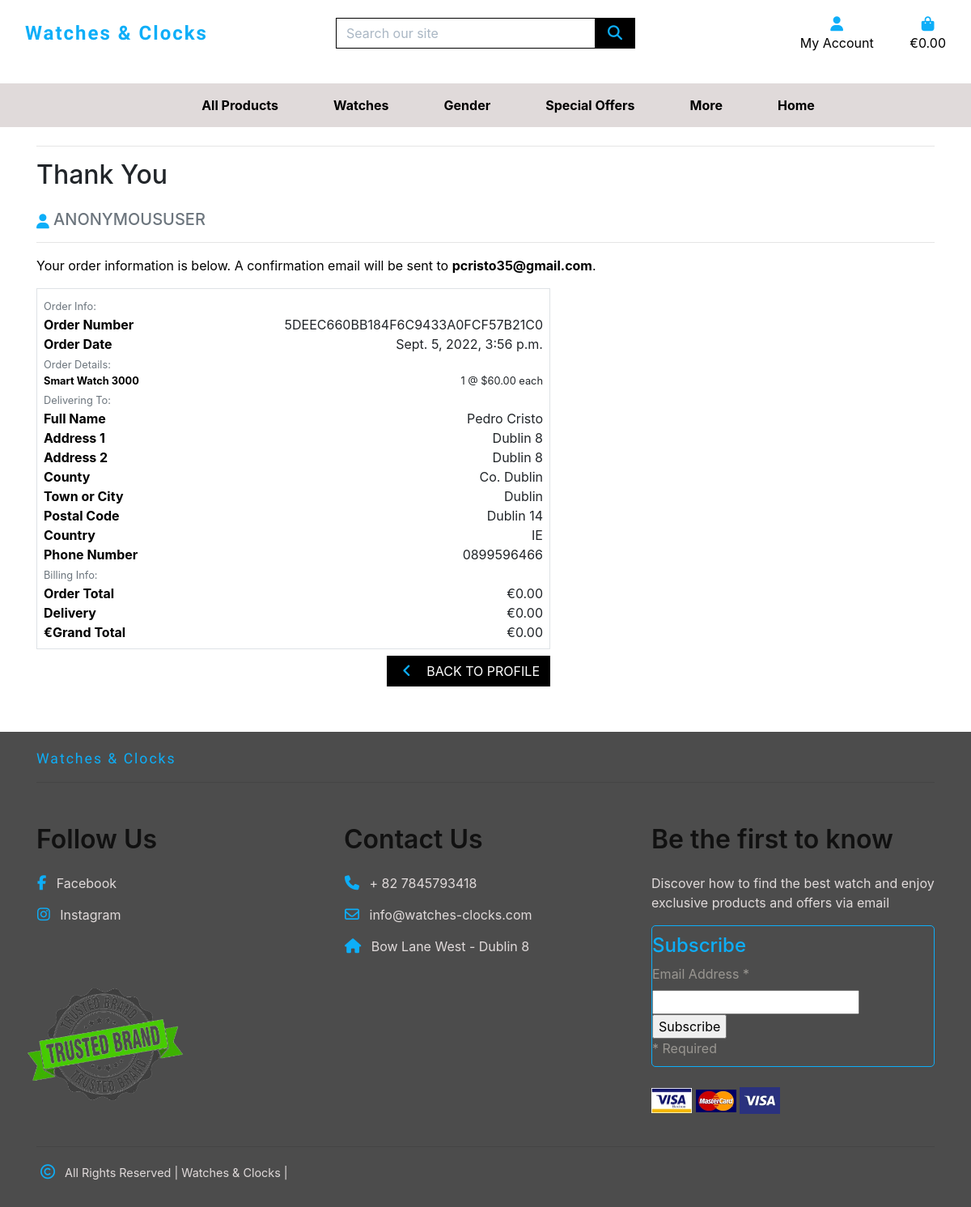
/profile/order_history/5DEEC660BB184F6C9433A0FCF57B21C0, run on the app's committed database.
### checkout/models.py (models this page shows, shortened)
class Order(models.Model):
    order_number = models.CharField(max_length=32, null=False, editable=False)
    user_profile = models.ForeignKey(UserProfile, on_delete=models.SET_NULL,
                                     null=True, blank=True, related_name='orders')
    full_name = models.CharField(max_length=50, null=False, blank=False)
    email = models.EmailField(max_length=254, null=False, blank=False)
    phone_number = models.CharField(max_length=20, null=False, blank=False)
    country = CountryField(blank_label='Country *', null=False, blank=False)
    postcode = models.CharField(max_length=20, null=True, blank=True)
    town_or_city = models.CharField(max_length=40, null=False, blank=False)
    street_address1 = models.CharField(max_length=80, null=False, blank=False)
    street_address2 = models.CharField(max_length=80, null=True, blank=True)
    county = models.CharField(max_length=80, null=True, blank=True)
    date = models.DateTimeField(auto_now_add=True)
    delivery_cost = models.DecimalField(max_digits=6, decimal_places=2, null=False, default=0)
    order_total = models.DecimalField(max_digits=10, decimal_places=2, null=False, default=0)
    grand_total = models.DecimalField(max_digits=10, decimal_places=2, null=False, default=0)
    original_bag = models.TextField(null=False, blank=False, default='')
    stripe_pid = models.CharField(max_length=254, null=False, blank=False, default='')

class OrderLineItem(models.Model):
    order = models.ForeignKey(Order, null=False, blank=False, on_delete=models.CASCADE, related_name='lineitems')
    product = models.ForeignKey(Product, null=False, blank=False, on_delete=models.CASCADE)
    product_size = models.CharField(max_length=2, null=True, blank=True) # XS, S, M, L, XL
    quantity = models.IntegerField(null=False, blank=False, default=0)
    lineitem_total = models.DecimalField(max_digits=6, decimal_places=2, null=False, blank=False, editable=False)

### products/models.py (models this page shows, shortened)
class Product(models.Model):
    category = models.ForeignKey(
        'Category', null=True, blank=True, on_delete=models.SET_NULL)
    gender_category = models.ForeignKey(
        'Gender_category', null=True, blank=True, on_delete=models.SET_NULL)
    sku = models.CharField(max_length=254, null=True, blank=True)
    name = models.CharField(max_length=254)
    description = models.TextField()
    watch_details = models.TextField()
    features = models.TextField()
    has_sizes = models.BooleanField(default=False, null=True, blank=True)
    old_price = models.DecimalField(default=0,
        max_digits=6, decimal_places=2)
    price = models.DecimalField(
        max_digits=6, decimal_places=2)
    rating = models.DecimalField(
        max_digits=6, decimal_places=2, null=True, blank=True)
    image_url = models.URLField(max_length=1024, null=True, blank=True)
    image = models.ImageField(upload_to='products_images/', null=True, blank=True)
    product_status = models.ForeignKey(
        'Product_status', null=True, blank=True, on_delete=models.SET_NULL)
    featured = models.BooleanField(default=False)
    promotion = models.BooleanField(default=False)
    comming_soon = models.BooleanField(default=False)

### profiles/views.py (the view)
# urls.py: path('order_history/<order_number>', views.order_history, name='order_history'),
def order_history(request, order_number):
    order = get_object_or_404(Order, order_number=order_number)
    messages.info(request, (
        f'This is a past confirmation for order number {order_number}. '
        'A confirmation email was sent on the order date.'
    ))
    template = 'checkout/checkout_success.html'
    context = {
        'order': order,
        'from_profile': True,
    }
    return render(request, template, context)

### bag/contexts.py (called while the page is built, shortened)
def bag_contents(request):
    bag_items = []
    total = 0
    product_count = 0
    bag = request.session.get('bag', {})
    if total < settings.FREE_DELIVERY_THRESHOLD:
        delivery = total * Decimal(settings.STANDARD_DELIVERY_PERCENTAGE / 100)
        free_delivery_delta = settings.FREE_DELIVERY_THRESHOLD - total
    else:
        delivery = 0
        free_delivery_delta = 0
    grand_total = delivery + total
    context = {
        'bag_items': bag_items,
        'total': total,
        'product_count': product_count,
        'delivery': delivery,
        'free_delivery_delta': free_delivery_delta,
        'free_delivery_threshold': settings.FREE_DELIVERY_THRESHOLD,
        'grand_total': grand_total,
    }
    return context

### banners/context_processors.py (called while the page is built)
def banner_carousel(request):
    banners_carousel =  BannerCarousel.objects.filter(featured=True)
    context = {
        'banners_carousel': banners_carousel,
    }
    return context

def banner_bottom(request):
    home_banner_bottom = BannerBottom.objects.filter(featured=True)
    context = {
        'home_banner_bottom': home_banner_bottom,
    }
    return context

def banner_vertival(request):
    banner_vertival = BannerVerical.objects.filter(featured=True)
    context = {
        'banner_vertival': banner_vertival,
    }
    return context

### products/context_processors.py (called while the page is built)
def products_selected(request):
    products_selected = Product.objects.filter(featured=True)
    context = {
        'products_selected': products_selected,
    }
    return context

def products_promotion(request):
    products_promotion = Product.objects.filter(promotion=True)
    context = {
        'products_promotion': products_promotion,
    }
    return context

def comming_soon(request):
    comming_soon = Product.objects.filter(comming_soon=True)
    context = {
        'comming_soon': comming_soon,
    }
    return context

### reviews/context_processors.py (called while the page is built)
def service_reviews(request):
    service_reviews = Reviews.objects.filter(
        approved=True).order_by("-timestamp")
    context = {
        'service_reviews': service_reviews,
    }
    return context

### checkout/templates/checkout/checkout_success.html (shortened to what this page needs)
{% extends "base.html" %}
{% load static %}
{% block page_header %}
    <div class="container header-container">
    </div>
{% endblock %}
{% block content %}
<div class="overlay"></div>
<div class="container">
    <div class="row">
        <div class="col">
            <hr>
            <h2 class="logo-font mb-4">Thank You</h2>
            <h5 class="text-uppercase text-muted"> {{ user }}</h5>
                <hr>
                <p class="text-black">Your order information is below. A confirmation email will be sent to <strong>{{ order.email }}</strong>.</p>
            </div>
        </div>
        <div class="row">
            <div class="col-12 col-lg-7">
                <div class="order-confirmation-wrapper p-2 border">
                    <div class="row">
                        <div class="col">
                            <small class="text-muted">Order Info:</small>
                        </div>
                    </div>
                    <div class="row">
                        <div class="col-12 col-md-4">
                            <p class="mb-0 text-black font-weight-bold">Order Number</p>
                        </div>
                        <div class="col-12 col-md-8 text-md-right">
                            <p class="mb-0">{{ order.order_number }}</p>
                        </div>
                    </div>
                    <div class="row">
                        <div class="col-12 col-md-4">
                            <p class="mb-0 text-black font-weight-bold">Order Date</p>
                        </div>
                        <div class="col-12 col-md-8 text-md-right">
                            <p class="mb-0">{{ order.date }}</p>
                        </div>
                    </div>
                    <div class="row">
                        <div class="col">
                            <small class="text-muted">Order Details:</small>
                        </div>
                    </div>
                    {% for item in order.lineitems.all %}
                    <div class="row">
                        <div class="col-12 col-md-4">
                            <p class="small mb-0 text-black font-weight-bold">
                                {{ item.product.name }}{% if item.product_size %} - Size {{ item.product.size|upper }}{% endif %}
                            </p>
                        </div>
                        <div class="col-12 col-md-8 text-md-right">
                            <p class="small mb-0">{{ item.quantity }} @ ${{ item.product.price }} each</p>
                        </div>
                    </div>
                    {% endfor %}
                    <div class="row">
                        <div class="col">
                            <small class="text-muted">Delivering To:</small>
                        </div>
                    </div>
                    <div class="row">
                        <div class="col-12 col-md-4">
                            <p class="mb-0 text-black font-weight-bold">Full Name</p>
                        </div>
                        <div class="col-12 col-md-8 text-md-right">
                            <p class="mb-0">{{ order.full_name }}</p>
                        </div>
                    </div>
                    <div class="row">
                        <div class="col-12 col-md-4">
                            <p class="mb-0 text-black font-weight-bold">Address 1</p>
                        </div>
                        <div class="col-12 col-md-8 text-md-right">
                            <p class="mb-0">{{ order.street_address1 }}</p>
                        </div>
                    </div>
                    {% if order.street_address2 %}
                    <div class="row">
                        <div class="col-12 col-md-4">
                            <p class="mb-0 text-black font-weight-bold">Address 2</p>
                        </div>
                        <div class="col-12 col-md-8 text-md-right">
                            <p class="mb-0">{{ order.street_address1 }}</p>
                        </div>
                    </div>
                    {% endif %}
                    {% if order.county %}
                    <div class="row">
                        <div class="col-12 col-md-4">
                            <p class="mb-0 text-black font-weight-bold">County</p>
                        </div>
                        <div class="col-12 col-md-8 text-md-right">
                            <p class="mb-0">{{ order.county }}</p>
                        </div>
                    </div>
                    {% endif %}
                    <div class="row">
                        <div class="col-12 col-md-4">
                            <p class="mb-0 text-black font-weight-bold">Town or City</p>
                        </div>
                        <div class="col-12 col-md-8 text-md-right">
                            <p class="mb-0">{{ order.town_or_city }}</p>
                        </div>
                    </div>
                    {% if order.postcode %}
                    <div class="row">
                        <div class="col-12 col-md-4">
                            <p class="mb-0 text-black font-weight-bold">Postal Code</p>
                        </div>
                        <div class="col-12 col-md-8 text-md-right">
                            <p class="mb-0">{{ order.postcode }}</p>
                        </div>
                    </div>
                    {% endif %}
                    <div class="row">
                        <div class="col-12 col-md-4">
                            <p class="mb-0 text-black font-weight-bold">Country</p>
                        </div>
                        <div class="col-12 col-md-8 text-md-right">
                            <p class="mb-0">{{ order.country }}</p>
                        </div>
                    </div>
                    <div class="row">
                        <div class="col-12 col-md-4">
                            <p class="mb-0 text-black font-weight-bold">Phone Number</p>
                        </div>
                        <div class="col-12 col-md-8 text-md-right">
                            <p class="mb-0">{{ order.phone_number }}</p>
                        </div>
                    </div>
                    <div class="row">
                        <div class="col">
                            <small class="text-muted">Billing Info:</small>
                        </div>
                    </div>
                    <div class="row">
                        <div class="col-12 col-md-4">
                            <p class="mb-0 text-black font-weight-bold">Order Total</p>
                        </div>
                        <div class="col-12 col-md-8 text-md-right">
                            <p class="mb-0">€{{ order.order_total }}</p>
                        </div>
                    </div>
                    <div class="row">
                        <div class="col-12 col-md-4">
                            <p class="mb-0 text-black font-weight-bold">Delivery</p>
                        </div>
                        <div class="col-12 col-md-8 text-md-right">
                            <p class="mb-0">€{{ order.delivery_cost }}</p>
                        </div>
                    </div>
                    <div class="row">
                        <div class="col-12 col-md-4">
                            <p class="mb-0 text-black font-weight-bold">€Grand Total</p>
                        </div>
                        <div class="col-12 col-md-8 text-md-right">
                            <p class="mb-0">€{{ order.grand_total }}</p>
                        </div>
                    </div>
                </div>
            </div>
        </div>
        <div class="row">
			<div class="col-12 col-lg-7 text-right">
                {% if from_profile %}
                    <a href="{% url 'profile' %}" class="btn btn-black rounded-0 my-2">
                        <span class="icon mr-2">
                            <i class="fas fa-angle-left interactive-color"></i>
                        </span>
                        <span class="text-uppercase">Back to Profile</span>
                    </a>
                {% endif %}
			</div>
		</div>
    </div>
{% endblock %}

### static/css/main.css (style rules this page uses)
* { -webkit-transition: all ease 0.2s; text-decoration: none !important; -o-transition: all ease 0.2s; -webkit-transition: all ease 0.3s; -moz-transition: all ease 0.3s; -o-transition: all ease 0.3s; transition: all ease0.3s; }
body { height: 100%; padding: 0; margin: 0; }
:root { --iterative-color: rgb(13, 174, 248); --overlay-black: rgba(0, 0, 0, 0.7); --fully-black: rgb(17, 17, 17); --light-grey: rgb(224, 218, 218); --white: rgb(255, 255, 255); --orange: rgb(236, 170, 115); --red: rgb(228, 15, 15); --text-white: rgb(250, 235, 215); --text-grey: rgb(153, 150, 145); --text-black: rgba(17, 17, 17); }
i { font-size: 18px !important; }
.interactive-color { color: var(--iterative-color) !important; }
.icon { align-items: center; display: inline-flex; justify-content: center; height: 1.5rem; width: 1.5rem; }
.btn-black { background: black; color: white; }
.text-black { color: #000 !important; }
.overlay { height: 100%; width: 100%; top: 0; left: 0; position: fixed; background: white; z-index: -1; }
@media (min-width: 992px) { .header-container { padding-top: 164px; } }

### data on the page
Order: email "pcristo35@gmail.com", order_number "5DEEC660BB184F6C9433A0FCF57B21C0", date "Sept. 5, 2022, 3:56 p.m.", full_name "Pedro Cristo", street_address1 "Dublin 8", county "Co. Dublin", town_or_city "Dublin", postcode "Dublin 14", country "IE", phone_number "0899596466", order_total "0.00", delivery_cost "0.00", grand_total "0.00"
OrderLineItem: product.name "Smart Watch 3000", quantity "1", product.price "60.00"

### other printed values
{{ user }} "ANONYMOUSUSER"
